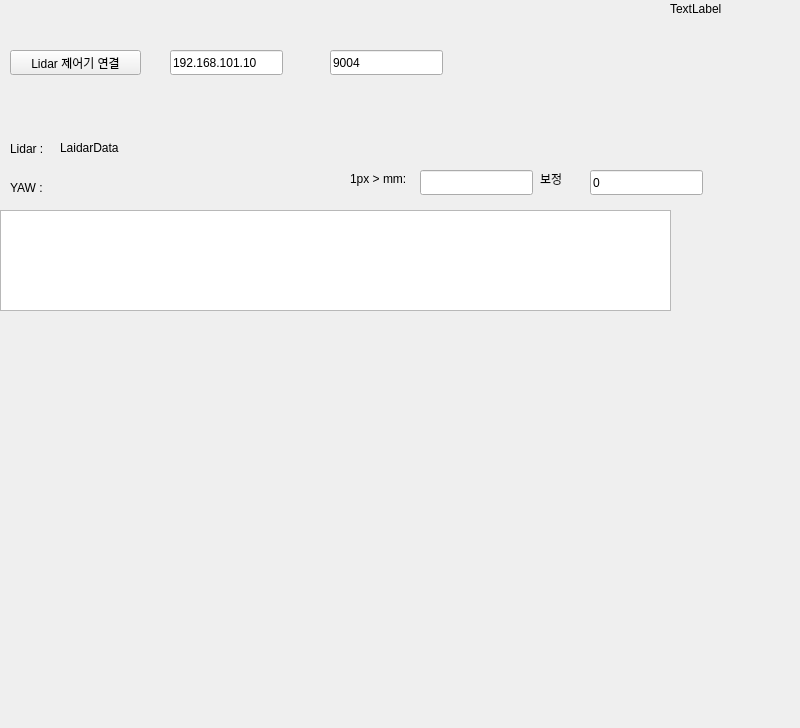
<?xml version="1.0" encoding="UTF-8"?>
<ui version="4.0">
 <class>lidar_Widget</class>
 <widget class="QWidget" name="lidar_Widget">
  <property name="geometry">
   <rect>
    <x>0</x>
    <y>0</y>
    <width>800</width>
    <height>728</height>
   </rect>
  </property>
  <property name="windowTitle">
   <string>Lidar_Widget</string>
  </property>
  <widget class="QWidget" name="sensor" native="true">
   <property name="geometry">
    <rect>
     <x>0</x>
     <y>340</y>
     <width>671</width>
     <height>311</height>
    </rect>
   </property>
  </widget>
  <widget class="QLabel" name="label_2">
   <property name="geometry">
    <rect>
     <x>10</x>
     <y>140</y>
     <width>67</width>
     <height>17</height>
    </rect>
   </property>
   <property name="text">
    <string>Lidar :</string>
   </property>
  </widget>
  <widget class="QLabel" name="label_5">
   <property name="geometry">
    <rect>
     <x>350</x>
     <y>170</y>
     <width>67</width>
     <height>17</height>
    </rect>
   </property>
   <property name="text">
    <string>1px &gt; mm:</string>
   </property>
  </widget>
  <widget class="QLineEdit" name="serverIP">
   <property name="geometry">
    <rect>
     <x>170</x>
     <y>50</y>
     <width>113</width>
     <height>25</height>
    </rect>
   </property>
   <property name="text">
    <string>192.168.101.10</string>
   </property>
  </widget>
  <widget class="QTextEdit" name="textEdit">
   <property name="geometry">
    <rect>
     <x>0</x>
     <y>210</y>
     <width>671</width>
     <height>101</height>
    </rect>
   </property>
  </widget>
  <widget class="QLabel" name="label">
   <property name="geometry">
    <rect>
     <x>670</x>
     <y>0</y>
     <width>67</width>
     <height>17</height>
    </rect>
   </property>
   <property name="text">
    <string>TextLabel</string>
   </property>
  </widget>
  <widget class="QLineEdit" name="portNum">
   <property name="geometry">
    <rect>
     <x>330</x>
     <y>50</y>
     <width>113</width>
     <height>25</height>
    </rect>
   </property>
   <property name="text">
    <string>9004</string>
   </property>
  </widget>
  <widget class="QPushButton" name="connectButton">
   <property name="geometry">
    <rect>
     <x>10</x>
     <y>50</y>
     <width>131</width>
     <height>25</height>
    </rect>
   </property>
   <property name="text">
    <string>Lidar 제어기 연결</string>
   </property>
  </widget>
  <widget class="QLabel" name="label_3">
   <property name="geometry">
    <rect>
     <x>60</x>
     <y>140</y>
     <width>321</width>
     <height>16</height>
    </rect>
   </property>
   <property name="text">
    <string>LaidarData</string>
   </property>
  </widget>
  <widget class="QLabel" name="ROLLLabel">
   <property name="geometry">
    <rect>
     <x>540</x>
     <y>170</y>
     <width>111</width>
     <height>17</height>
    </rect>
   </property>
   <property name="text">
    <string>보정</string>
   </property>
  </widget>
  <widget class="QLineEdit" name="lineEdit">
   <property name="geometry">
    <rect>
     <x>420</x>
     <y>170</y>
     <width>113</width>
     <height>25</height>
    </rect>
   </property>
  </widget>
  <widget class="QLineEdit" name="lineEditAngle">
   <property name="geometry">
    <rect>
     <x>590</x>
     <y>170</y>
     <width>113</width>
     <height>25</height>
    </rect>
   </property>
   <property name="text">
    <string>0</string>
   </property>
  </widget>
  <widget class="QLabel" name="LabelYAW">
   <property name="geometry">
    <rect>
     <x>10</x>
     <y>180</y>
     <width>321</width>
     <height>16</height>
    </rect>
   </property>
   <property name="text">
    <string>YAW :</string>
   </property>
  </widget>
 </widget>
 <resources/>
 <connections/>
</ui>
